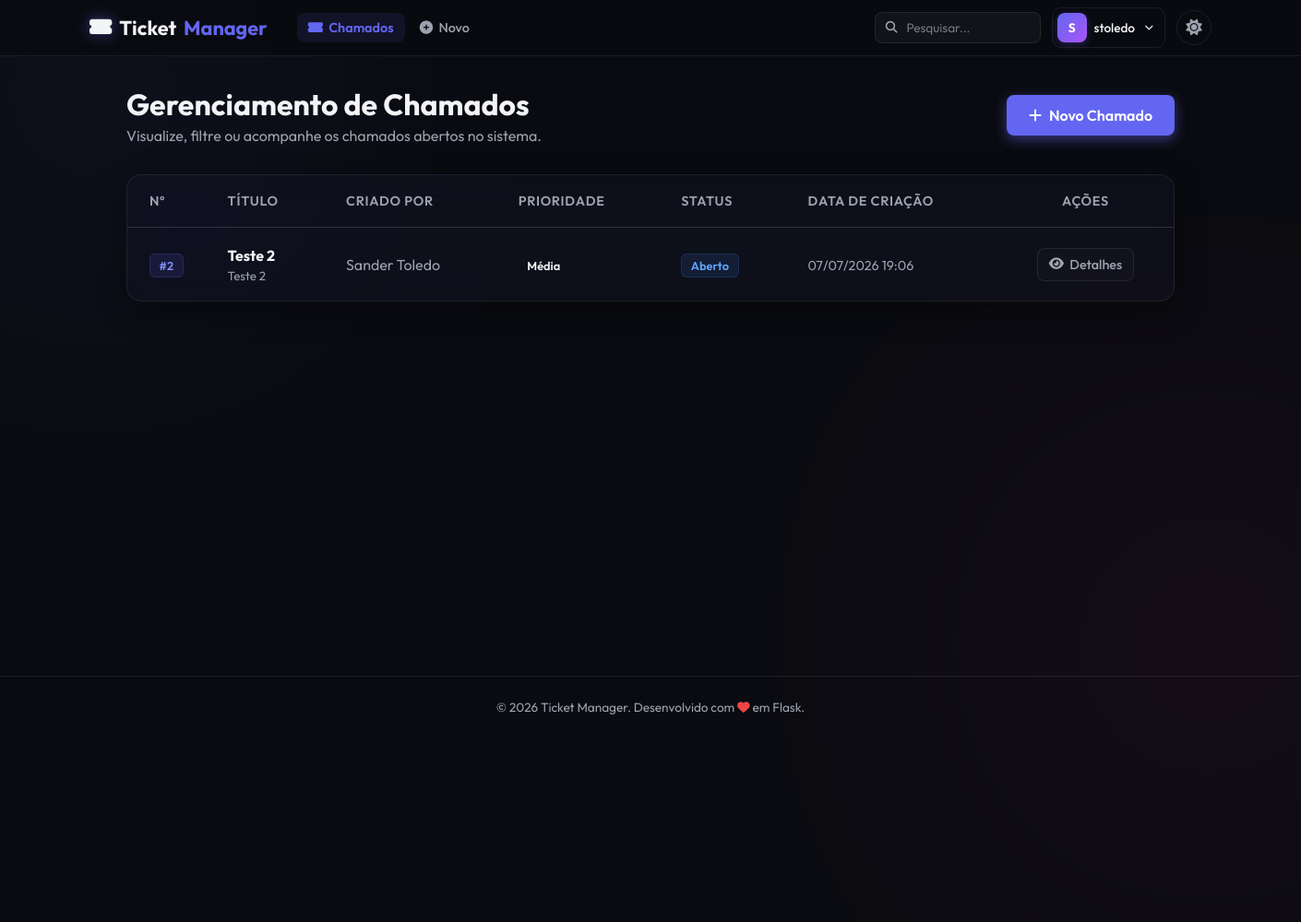
/tickets (signed in), run on an earlier commit of the app's database.
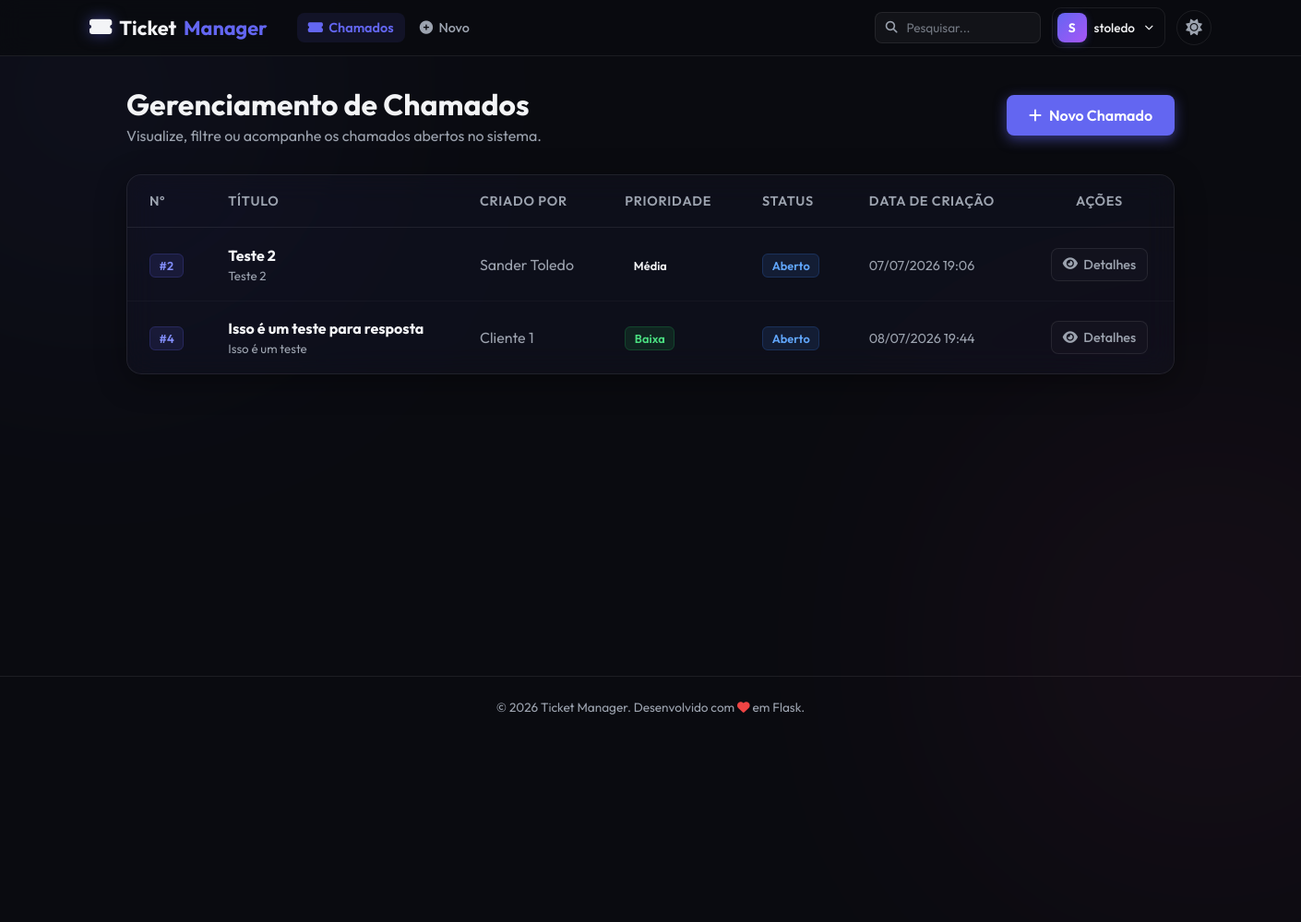
And on a later commit of the database.
### models.py (models this page shows, shortened)
class Chamado(db.Model):
    __tablename__ = "chamados"
    id = db.Column(db.Integer, primary_key=True)
    titulo = db.Column(db.String(100), nullable=False)
    descricao = db.Column(db.Text, nullable=False)
    prioridade = db.Column(db.String(20), nullable=False, default="Média")  # Baixa, Média, Alta
    status = db.Column(db.String(20), nullable=False, default="Aberto")  # Aberto, Em Andamento, Resolvido, Fechado
    data_criacao = db.Column(db.DateTime, nullable=False, default=db.func.now())
    usuario_id = db.Column(db.Integer, db.ForeignKey("usuarios.id"), nullable=False)
    usuario = db.relationship("Usuario", backref=db.backref("chamados", lazy=True))
    categoria_id = db.Column(db.Integer, db.ForeignKey("categorias.id"), nullable=True)
    categoria = db.relationship("Categoria", backref=db.backref("chamados", lazy=True))

class Usuario(db.Model):
    __tablename__ = "usuarios"
    id = db.Column(db.Integer, primary_key=True)
    nome = db.Column(db.String(50), nullable=False)
    sobrenome = db.Column(db.String(50), nullable=False)
    email = db.Column(db.String(120), unique=True, nullable=False)
    username = db.Column(db.String(50), unique=True, nullable=False)
    senha = db.Column(db.String(255), nullable=False)
    cidade_id = db.Column(db.Integer, db.ForeignKey("cidades.id"), nullable=True)
    cidade = db.relationship("Cidade", backref=db.backref("usuarios", lazy=True))
    perfis = db.relationship("Perfil", backref="usuario", lazy=True, cascade="all, delete-orphan")
    @property
    def tipo_perfil(self):
        if self.perfis:
            return self.perfis[0].tipo_perfil
        return "Cliente"

### app.py (the view)
@app.route('/tickets')
@login_required
def list_tickets():
    return controllers.list_tickets_controller()

### app.py (called while the page is built)
def login_required(f):
    @wraps(f)
    def decorated_function(*args, **kwargs):
        if 'user_id' not in session:
            flash('Você precisa fazer login para acessar esta página.', 'danger')
            return redirect(url_for('login'))
        return f(*args, **kwargs)
    return decorated_function

### controllers.py (called while the page is built)
def list_tickets_controller():
    usuario = Usuario.query.get(session.get('user_id'))
    if usuario and usuario.tipo_perfil == 'Cliente':
        chamados = Chamado.query.filter_by(usuario_id=usuario.id).filter(Chamado.status != 'Fechado').all()
    else:
        chamados = Chamado.query.filter(Chamado.status != 'Fechado').all()
    return render_template('tickets.html', chamados=chamados)

### templates/tickets.html (shortened to what this page needs)
{% extends 'base.html' %}
{% block content %}
<div class="container">
    <div class="page-header">
        <div>
            <h1>Gerenciamento de Chamados</h1>
            <p class="subtitle">Visualize, filtre ou acompanhe os chamados abertos no sistema.</p>
        </div>
        <a href="{{ url_for('create_ticket') }}" class="btn-primary">
            <i class="fa-solid fa-plus"></i> Novo Chamado
        </a>
    </div>
    <div class="glass-card table-responsive">
        <table class="data-table">
            <thead>
                <tr>
                    <th style="width: 80px;">Nº</th>
                    <th>Título</th>
                    <th>Criado por</th>
                    <th>Prioridade</th>
                    <th>Status</th>
                    <th>Data de Criação</th>
                    <th class="text-center">Ações</th>
                </tr>
            </thead>
            <tbody>
                {% for chamado in chamados %}
                    <tr>
                        <td data-label="Nº">
                            <span class="badge badge-username">#{{ chamado.id }}</span>
                        </td>
                        <td data-label="Título">
                            <div style="display: flex; flex-direction: column; gap: 0.25rem; text-align: left; width: 100%;">
                                <div style="display: flex; align-items: center; gap: 0.5rem; flex-wrap: wrap;">
                                    <strong style="color: var(--text-primary);">{{ chamado.titulo }}</strong>
                                </div>
                                <small style="color: var(--text-secondary); max-width: 300px; display: inline-block; white-space: nowrap; overflow: hidden; text-overflow: ellipsis;" title="{{ chamado.descricao }}">
                                    {{ chamado.descricao }}
                                </small>
                            </div>
                        </td>
                        <td data-label="Criado por">
                            <span style="color: var(--text-secondary);">{{ chamado.usuario.nome }} {{ chamado.usuario.sobrenome }}</span>
                        </td>
                        <td data-label="Prioridade">
                            <span class="badge badge-{{ chamado.prioridade | lower }}">{{ chamado.prioridade }}</span>
                        </td>
                        <td data-label="Status">
                            {% set status_class = chamado.status.lower().replace(' ', '') %}
                            <span class="badge badge-{{ status_class }}">{{ chamado.status }}</span>
                        </td>
                        <td data-label="Data">
                            <span style="color: var(--text-secondary); font-size: 0.9rem;">
                                {{ chamado.data_criacao.strftime('%d/%m/%Y %H:%M') }}
                            </span>
                        </td>
                        <td data-label="Ações">
                            <div class="action-buttons">
                                <a href="{{ url_for('ticket_details', ticket_id=chamado.id) }}" class="btn-action btn-edit" title="Ver Detalhes/Responder">
                                    <i class="fa-solid fa-eye"></i> Detalhes
                                </a>
                            </div>
                        </td>
                    </tr>
                {% endfor %}
            </tbody>
        </table>
    </div>
</div>
{% endblock %}

What changed in the data, as far as the page shows it:
added Chamado: id "4", titulo "Isso é um teste para resposta", descricao "Isso é um teste", usuario.nome "Cliente", usuario.sobrenome "1", prioridade "Baixa", status "Aberto", data_criacao "08/07/2026 19:44"
